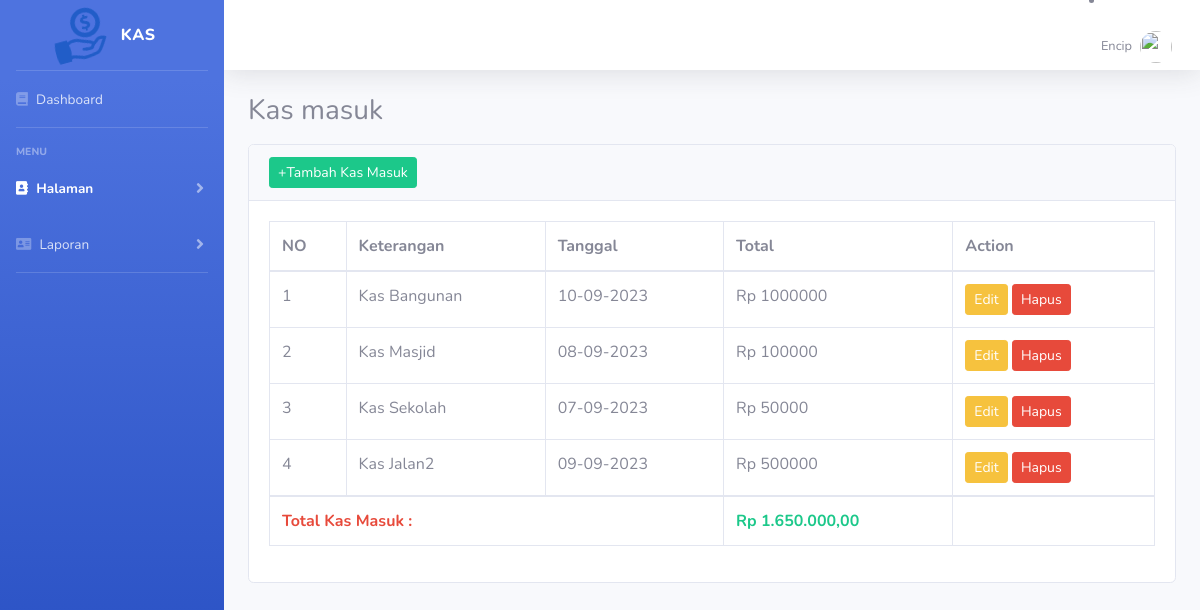
Page /index.php?page=kas_masuk (signed in) on the committed database.
### tables this page shows
CREATE TABLE `kas_masuk` (
  `id_km` int(10) NOT NULL,
  `keterangan` varchar(255) NOT NULL,
  `tanggal` date NOT NULL,
  `total` varchar(255) NOT NULL
);

### kas_masuk.php (the view, shortened to what this page needs)
<h1 class="h3 mb-3">Kas masuk</h1>
                    <div class="row">
                        <div class="col-12">
                            <div class="card flex-fill">
                                <div class="card-header">
                                    <a href="?page=tambah_kas_masuk"class="btn btn-success btn-sm">+Tambah Kas Masuk</a>
                                </div>
                                <div class="card-body">
                                    <table class="table table-bordered" id="kas_masuk" width="100%" cellspacing="0">
                                        <thead>
                                            <tr>
                                                <th>NO</th>
                                                <th>Keterangan</th>
                                                <th>Tanggal</th>
                                                <th>Total</th>
                                                <th>Action</th>
                                            </tr>
                                        </thead>
                                        <tbody>
                                            <?php
                                        $i = 1;
                                        $query = mysqli_query($koneksi, "SELECT * FROM kas_masuk");
                                        while ($data = mysqli_fetch_array($query)){
                                                ?>
                                                <tr>
                                        <td><?php echo $i ?></td>
                                        <td><?php echo $data['keterangan'] ?></td>
                                        <td><?php echo date('d-m-Y', strtotime($data['tanggal'])) ?></td>
                                        <td>Rp <?php echo $data['total'] ?></td>
                                        <td>
                                            <a href="?page=edit_kas_masuk&id=<?php echo $data['id_km'] ?>" class="btn btn-warning btn-sm">Edit</a>
                                            <a href="?page=hapus_kas_masuk&id=<?php echo $data['id_km'] ?>"class="btn btn-danger btn-sm">Hapus</a>
                                        </td>
                                    </tr>
                                                <?php
                                                    $i++;
                                        }
                                    ?>
                                        </tbody>
                                        <tr>
                                            <th colspan="3" class="text-danger">Total Kas Masuk :</th>
                                            <?php
                                            $query = mysqli_query($koneksi, "SELECT SUM(total) AS total FROM kas_masuk");
                                            $sum = mysqli_fetch_assoc($query);
                                            ?>
                                            <th colspan="1" class="text-success">Rp <?php echo number_format($sum['total'], 2, ",", ".") ?></th>
                                        </tr>
                                    </table>
                                </div>
                            </div>
                        </div>
                    </div>
                </div>

### index.php (shortened to what this page needs)
<!DOCTYPE html>
<html lang="en">
<head>
      <?php
        $page = isset($_GET['page']) ? $_GET['page'] : 'Dashboard';
        ?>
    <link href="vendor/fontawesome-free/css/all.min.css" rel="stylesheet" type="text/css">
    <link href="css/sb-admin-2.min.css" rel="stylesheet">
    <link rel="stylesheet" type="text/css" href="vendor/datatables/dataTables.bootstrap4.min.css">
</head>
<body id="page-top">
    <div id="wrapper">
        <ul class="navbar-nav bg-gradient-primary sidebar sidebar-dark accordion" id="accordionSidebar">
            <a class="sidebar-brand d-flex align-items-center justify-content-center" href="index.html">
                <div class="sidebar-brand-icon rotate-n-15">
                    <img src="img/logo.png" height="50px">
                </div>
                <div class="sidebar-brand-text mx-3">KAS</div>
            </a>
            <hr class="sidebar-divider my-0">
            <li class="nav-item <?php echo (empty($_GET['page']) ? 'active' : '') ?>">
                <a class="nav-link" href="index.php">
                    <i class="fa fa-book"></i>
                    <span>Dashboard</span></a>
            </li>
            <hr class="sidebar-divider">
            <div class="sidebar-heading">
                Menu
            </div>
            <li class="nav-item <?php echo ($page == 'kas_masuk' || $page == 'tambah-kas-masuk' || $page == 'edit-kas-masuk' || $page == 'kas_keluar' || $page == 'tambah-kas-keluar' || $page == 'edit-kas-keluar' ? 'active' : '') ?> ">
                <a class="nav-link collapsed" href="#" data-toggle="collapse" data-target="#collapseTwo"
                    aria-expanded="true" aria-controls="collapseTwo">
                    <i class="fa fa-address-book"></i>
                    <span>Halaman</span>
                </a>
            </li>
            <li class="nav-item <?php echo ($page == 'laporan-kas-masuk' || $page == 'tambah-laporan-kas-masuk' || $page == 'edit-laporan-kas-masuk' || $page == 'laporan-kas-keluar' || $page == 'tambah-laporan-kas-keluar' || $page == 'edit-laporan-kas-keluar' ? 'active' : '') ?> ">
                <a class="nav-link collapsed" href="#" data-toggle="collapse" data-target="#collapseUtilities"
                    aria-expanded="true" aria-controls="collapseUtilities">
                    <i class="fa fa-address-card"></i>
                    <span>Laporan</span>
                </a>
            </li>
            <hr class="sidebar-divider">
        </ul>
        <div id="content-wrapper" class="d-flex flex-column">
            <div id="content">
                <nav class="navbar navbar-expand navbar-light bg-white topbar mb-4 static-top shadow">
                        <li class="nav-item dropdown no-arrow">
                            <a class="nav-link dropdown-toggle" href="#" id="userDropdown" role="button"
                                data-toggle="dropdown" aria-haspopup="true" aria-expanded="false">
                                <span class="mr-2 d-none d-lg-inline text-gray-600 small">Encip</span>
                                <img class="img-profile rounded-circle"
                                    src="https://i0.wp.com/divedigital.id/wp-content/uploads/2021/10/8-min-1.jpg?w=720&ssl=1">
                            </a>
                        </li>
                </nav>
                <div class="container-fluid">
                    <?php
                    $page = isset($_GET['page']) ? $_GET['page'] : 'home';
                    include $page . '.php';
                    ?>
</body>
</html>

### rows in the picture
kas_masuk: keterangan "Kas Bangunan", tanggal "10-09-2023", total "1000000"
kas_masuk: keterangan "Kas Masjid", tanggal "08-09-2023", total "100000"
kas_masuk: keterangan "Kas Sekolah", tanggal "07-09-2023", total "50000"
kas_masuk: keterangan "Kas Jalan2", tanggal "09-09-2023", total "500000"

### other values in the picture
$sum['total'] "1.650.000,00"
